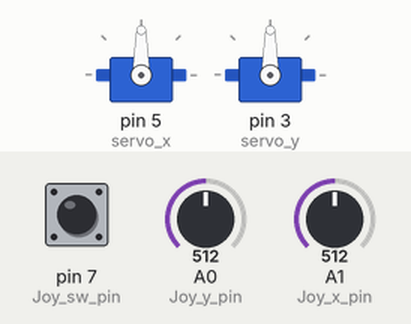
Simulated run of this sketch. Board: Arduino Uno, built with avr-gcc and run on an emulated ATmega328P. Parts: 2 × servo. Inputs (shaded band) come from the test bench; at power-on: A0 (Joy_y_pin) = 512, A1 (Joy_x_pin) = 512, pin 7 (Joy_sw_pin) HIGH.

Above: at 1.2 s.
1.3 s: A0 (Joy_y_pin) set to 716
At 1.6 s:
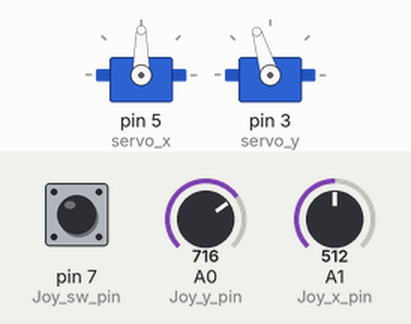
2.8 s: A1 (Joy_x_pin) set to 716
At 3.3 s:
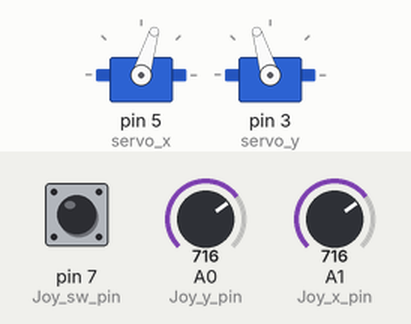
4.3 s: pin 7 (Joy_sw_pin) pulled LOW for 0.15 s
At 4.9 s:
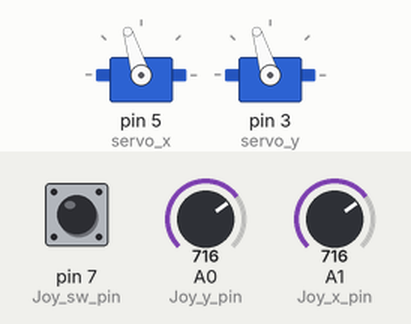
5.9 s: A0 (Joy_y_pin) set to 900
At 7.1 s:
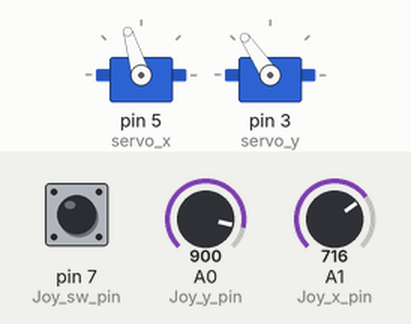
7.4 s: A1 (Joy_x_pin) set to 900
At 7.7 s:
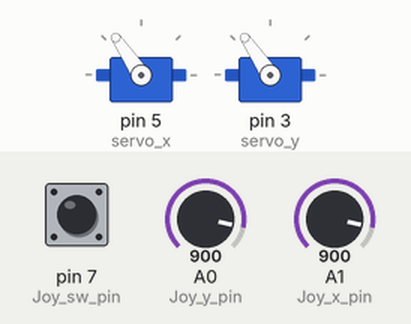
8.9 s: pin 7 (Joy_sw_pin) pulled LOW for 1 s
At 9.4 s:
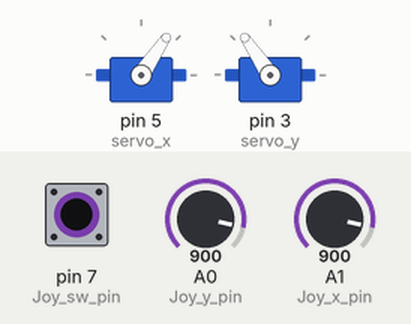
Timing chart, 0 to 11.9 s (numbered marks = the images above; inputs shaded):
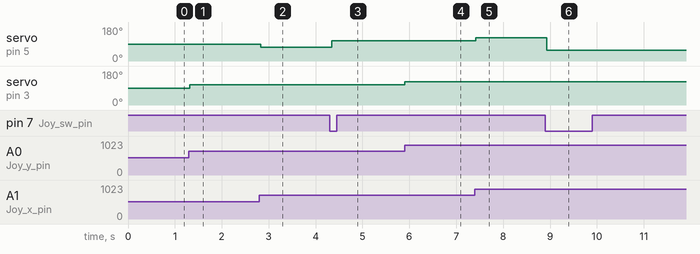

Measured:
- after the input at 1.3 s, servo on pin 3 (servo_y): 90° → 107° at once
- after the input at 2.8 s, servo on pin 5 (servo_x): 90° → 73° at once
- after the input at 4.3 s, servo on pin 5 (servo_x): 73° → 107° at once
- after the input at 5.9 s, servo on pin 3 (servo_y): 107° → 124° at once
- after the input at 7.4 s, servo on pin 5 (servo_x): 107° → 124° at once
- after the input at 8.9 s, servo on pin 5 (servo_x): 124° → 56° at once

The sketch:

Garra.ino
```cpp
#include <Servo.h>

const int Joy_x_pin = A1;
const int Joy_y_pin = A0;
const int Joy_sw_pin = 7;
const int servo_x = 5;
const int servo_y = 3;

int Joy_x;
int Joy_y;
int Joy_sw;
int last_Joy_sw = HIGH;
int mode = true;

Servo myservo_x;
Servo myservo_y;

int angulo_x = 90;
int angulo_y = 90;
const int servo_min = 0;
const int servo_max = 180;

void setup() {
  Serial.begin(9600);

  pinMode(Joy_x_pin, INPUT);
  pinMode(Joy_y_pin, INPUT);
  pinMode(Joy_sw_pin, INPUT_PULLUP);

  myservo_x.attach(servo_x);
  myservo_y.attach(servo_y);

  myservo_x.write(angulo_x);
  myservo_y.write(angulo_y);
}

void loop() {
  Joy_x = analogRead(Joy_x_pin);
  Joy_y = analogRead(Joy_y_pin);
  Joy_sw = digitalRead(Joy_sw_pin);

	if (Joy_sw == LOW && last_Joy_sw == HIGH) {
		mode = !mode;
	}
	last_Joy_sw = Joy_sw;

  int delta_x = map(Joy_x, 0, 1023, -45, 45);
  delta_x = (mode) ? delta_x * -1 : delta_x;
  int delta_y = map(Joy_y, 0, 1023, -45, 45);

  angulo_x = constrain(90 + delta_x, servo_min, servo_max);
  angulo_y = constrain(90 + delta_y, servo_min, servo_max);

  myservo_x.write(angulo_x);
  myservo_y.write(angulo_y);

  delay(50);
}
```
